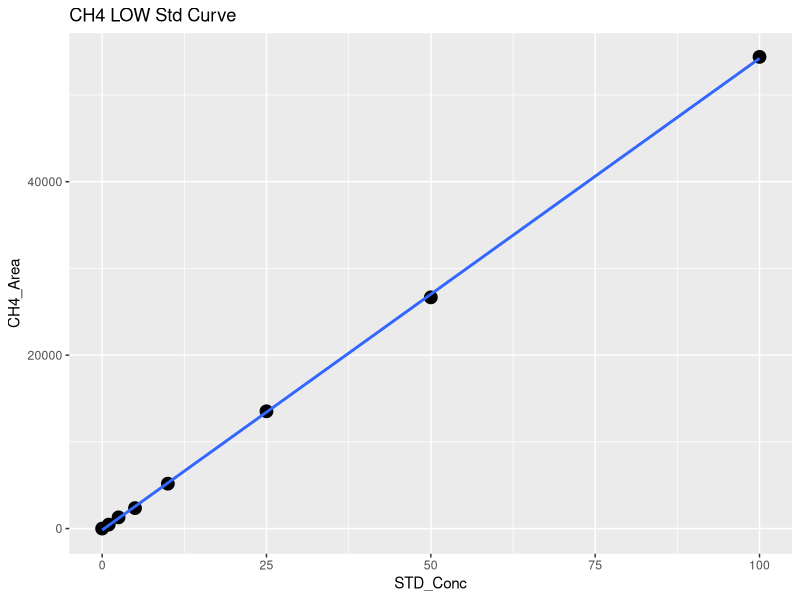
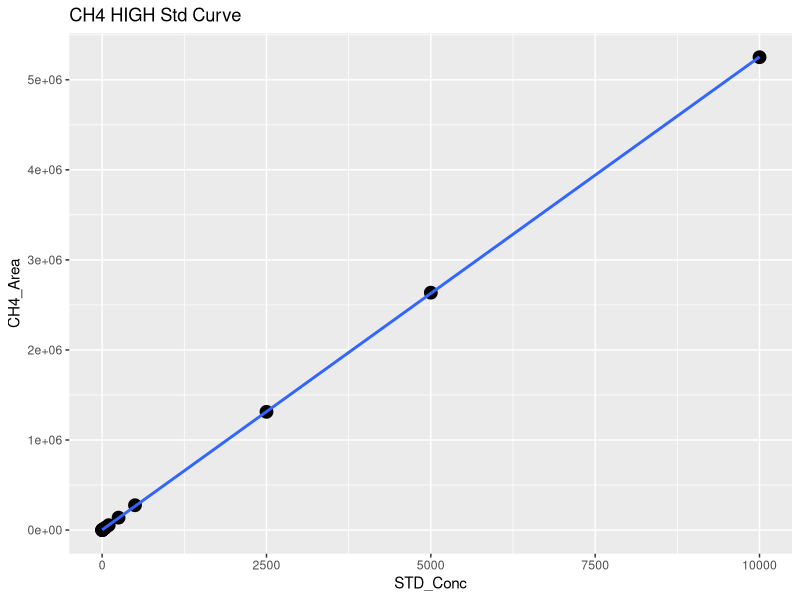
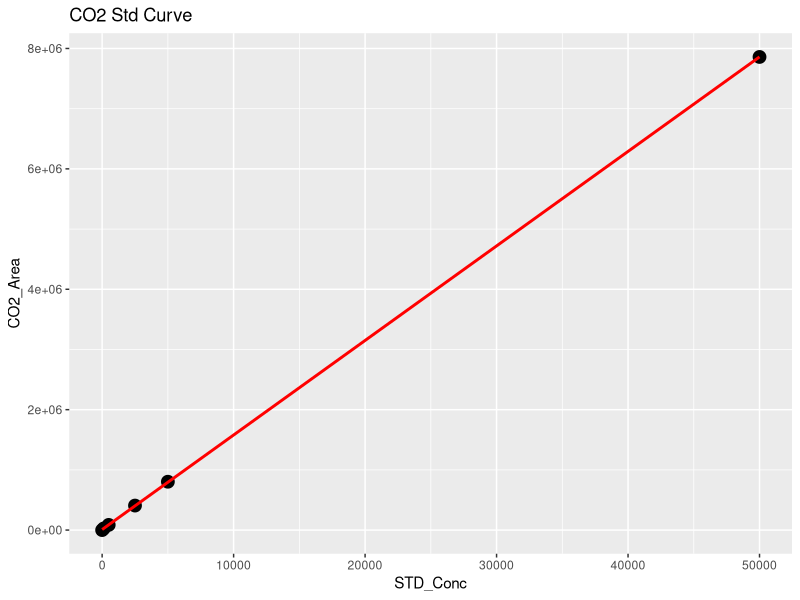
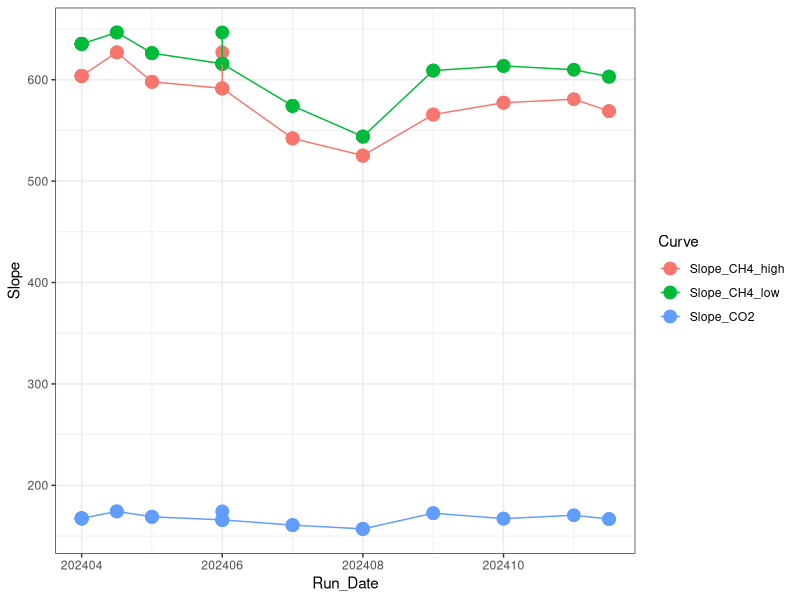

Here is the R script that generated these plots, in order: (Note: this script raises an error after producing the figures.)
## ---- chunk 1
library(dplyr)
library(ggplot2)
library(ggpubr)
library(stringr)
## ---- chunk 2

#Read in June Data 
raw <- read.csv("Raw Data/COMPASS_CBSYN_SGW_202408_entered.csv")
head(raw)

raw <- raw %>%
  rename(Sample_ID = Sample.ID)

#pull out methane standards
stds_ch4 <-  raw %>%  
  filter(str_detect(Sample_Type, "STD_CH4"))
#head(stds_ch4)

#split into high curve and low curve for CH4
stds_ch4_low <- stds_ch4  %>%  
  filter(!STD_Conc > 100)

#Low curve for CH4
CH4_Low <- ggplot(stds_ch4_low, aes(STD_Conc, CH4_Area)) + geom_point(size=4) + 
  geom_smooth(method = "lm", se = FALSE) + labs(title="CH4 LOW Std Curve")
CH4_Low

CH4_Low_lm <- lm(stds_ch4_low$CH4_Area ~ stds_ch4_low$STD_Conc)
summary(CH4_Low_lm)
cf <- coef(CH4_Low_lm)

#create data frame with 1 rows and 0 columns
Slope_CH4_low <- data.frame(matrix(ncol = 0, nrow = 1))
Slope_CH4_low$Curve <- "Slope_CH4_low"
Slope_CH4_low$R2 <- summary(CH4_Low_lm)$adj.r.squared
Slope_CH4_low$Slope <- cf[2]
Slope_CH4_low$Intercept <- cf[1]
#head(Slope_CH4_low)

#High curve for CH4
CH4_High <- ggplot(stds_ch4, aes(STD_Conc, CH4_Area)) + geom_point(size=4) + 
  geom_smooth(method = "lm", se = FALSE) + labs(title="CH4 HIGH Std Curve")
CH4_High

stds_ch4_lm <- lm(stds_ch4$CH4_Area ~ stds_ch4$STD_Conc)
summary(stds_ch4_lm)
cf <- coef(stds_ch4_lm)

#create data frame with 1 rows and 0 columns
Slope_CH4_high <- data.frame(matrix(ncol = 0, nrow = 1))
Slope_CH4_high$Curve <- "Slope_CH4_high"
Slope_CH4_high$R2 <- summary(stds_ch4_lm)$adj.r.squared
Slope_CH4_high$Slope <- cf[2]
Slope_CH4_high$Intercept <- cf[1]
#head(Slope_CH4_high)

#pull out co2 standards
stds_co2 <-  raw %>%  
  filter(str_detect(Sample_Type, "STD_CO2"))
#head(stds_co2)

#CO2 Curve
CO2_stds <- ggplot(stds_co2, aes(STD_Conc, CO2_Area)) + geom_point(size=4) + 
  geom_smooth(method = "lm", se = FALSE, color="red") + labs(title="CO2 Std Curve")
CO2_stds

stds_co2_lm <- lm(stds_co2$CO2_Area ~ stds_co2$STD_Conc)
summary(stds_co2_lm)
cf <- coef(stds_co2_lm)

#create data frame with 1 rows and 0 columns
Slope_CO2 <- data.frame(matrix(ncol = 0, nrow = 1))
Slope_CO2$Curve <- "Slope_CO2"
Slope_CO2$R2 <- summary(stds_co2_lm)$adj.r.squared
Slope_CO2$Slope <- cf[2]
Slope_CO2$Intercept <- cf[1]
#head(Slope_CO2)

#pull all the slopes together into one dataframe 
Slopes <- rbind(Slope_CH4_low, Slope_CH4_high, Slope_CO2)
#head(Slopes)

#needs changed each time #####
Slopes$Run_Date <- c(202408, 202408, 202408)

log <- read.csv("Raw Data/COMPASS_Varian_QAQC_2024.csv")
head(log)
log <- log[ ,-c(1)]
log <- rbind(log, Slopes)

Slopes_chk <- ggplot(log, aes(Run_Date, Slope, col=Curve)) + geom_point(size=4) + geom_line() + theme_bw()
Slopes_chk

write.csv(log, "Raw Data/COMPASS_Varian_QAQC_2024.csv")
## ---- chunk 3
#head(raw)

#pull out methane standards
Samples <-  raw %>%  
  filter(!str_detect(Sample_Type, "STD_CH4")) %>%  
  filter(!str_detect(Sample_Type, "STD_CO2")) %>%  
  filter(!str_detect(Sample_Type, "Blank")) %>%  
  filter(!str_detect(Sample_Type, "Chk_STD")) %>%  
   filter(!str_detect(Sample_Type, "CHKSTD")) %>%
  filter(!str_detect(Sample_Type, "NA"))
#head(Samples)

#Now flag any areas that are above the 100ppm area for CH4
Samples$CH4_Curve <- ifelse(Samples$CH4_Area >71000, "High", "Low")
#head(Samples)

#Calculate CH4 concentrations in ppm
Samples$CH4_Conc_ppm <- ifelse(Samples$CH4_Area >71000, (Samples$CH4_Area-Slope_CH4_high$Intercept)/Slope_CH4_high$Slope,                                       (Samples$CH4_Area-Slope_CH4_low$Intercept)/Slope_CH4_low$Slope )

#Calculate CO2 concentrations in ppm 
Samples$CO2_Conc_ppm <- ((Samples$CO2_Area-Slope_CO2$Intercept)/Slope_CO2$Slope) 

#head(Samples)

##########make flags for any dilutions needed 
#highest CH4 standard = 10000
#highest CO2 standard = 50000

Samples$CH4_Flag <- ifelse(Samples$CH4_Conc_ppm >10000, "Needs Dilution", "Within Range")
Samples$CO2_Flag <- ifelse(Samples$CO2_Conc_ppm >50000, "Needs Dilution", "Within Range")
#head(Samples)

## ---- chunk 4

chks <-  raw %>%  
  filter(!str_detect(Sample_Type, "STD_CH4")) %>%  
  filter(!str_detect(Sample_Type, "STD_CO2")) %>%  
  filter(!str_detect(Sample_Type, "Blank")) %>%  
  filter(!str_detect(Sample_Type, "Unknown")) %>%  
  filter(!str_detect(Sample_Type, "NA"))
#head(chks)

#Calculate CH4 concentrations in ppm
chks$CH4_Conc_ppm <- ifelse(chks$CH4_Area >71000, 
                      (chks$CH4_Area-Slope_CH4_high$Intercept)/Slope_CH4_high$Slope,                                       (chks$CH4_Area-Slope_CH4_low$Intercept)/Slope_CH4_low$Slope )

#Calculate CO2 concentrations in ppm 
chks$CO2_Conc_ppm <- ((chks$CO2_Area-Slope_CO2$Intercept)/Slope_CO2$Slope)



#change this if check standard concentrations are different 
level_ch4 <- 5      #ppm
level_co2 <- 1000   #ppm

#calculate percent difference of check standards 
chks$Ch4_diff <- ((chks$CH4_Conc_ppm - level_ch4)/((chks$CH4_Conc_ppm + level_ch4)/2)) * 100
chks$CH4_diff_flag <-  ifelse(chks$Ch4_diff <10, 'YES', 'NO, rerun')

chks$CO2_diff <- ((chks$CO2_Conc_ppm - level_co2)/((chks$CO2_Conc_ppm + level_co2)/2)) * 100
chks$CO2_diff_flag <-  ifelse(chks$CO2_diff <10, 'YES', 'NO, rerun')

#now plot the Ch4 concentrations and the CO2 concentrations vs. the expected concentration 
#then also make the color the percent difference between the expected and observed concentration 

ch4_chk <-  ggplot(data = chks, aes(x = Sample_ID, y = CH4_Conc_ppm, fill=CH4_diff_flag)) +
       geom_bar(stat = 'identity') + 
        scale_fill_manual(values=c( "darkgreen", "darkgrey"))+
        #scale_fill_gradient2(low='red', mid='white', high='blue', space='Lab') + 
        theme_classic() + labs(x= " ", y="CH4  (ppm)", title="Check Stds: CH4") + 
        theme(legend.position="bottom") +  geom_hline(yintercept=level_ch4, linetype="dashed", 
                color = "black", size=1)


co2_chk <-  ggplot(data = chks, aes(x = Sample_ID, y = CO2_Conc_ppm, fill=CO2_diff_flag)) +
       geom_bar(stat = 'identity') + 
        scale_fill_manual(values=c("darkgreen", "darkgrey"))+
        #scale_fill_gradient2(low='red', mid='white', high='blue', space='Lab') + 
        theme_classic() + labs(x= " ", y="CO2  (ppm)", title="Check Stds: CO2") + 
        theme(legend.position="bottom") +  geom_hline(yintercept=level_co2, linetype="dashed", 
                color = "black", size=1)

ggarrange(ch4_chk, co2_chk, nrow=1, ncol=2)


## ---- chunk 5

#multiply the concentration by the dilution factor
Samples$CH4_Conc_ppm_dilcorr <- (Samples$CH4_Conc_ppm * Samples$Dilution_Factor)

Samples$CO2_Conc_ppm_dilcorr <- (Samples$CO2_Conc_ppm * Samples$Dilution_Factor)

#check results
#head(Samples)

#quick first look at the samples 
ch4_samples <-  ggplot(data = Samples, aes(x = Sample_ID, y = CH4_Conc_ppm, fill=CH4_Flag)) +
       geom_bar(stat = 'identity') + 
        scale_fill_manual(values=c("red","darkgreen"))+
        #scale_fill_gradient2(low='red', mid='white', high='blue', space='Lab') + 
        theme_classic() + labs(x= " ", y="CH4 (ppm)", title="CH4: Green = Within Range") + 
        theme(legend.position="none") 


co2_samples <-  ggplot(data = Samples, aes(x = Sample_ID, y = CO2_Conc_ppm, fill=CO2_Flag)) +
       geom_bar(stat = 'identity') + 
        scale_fill_manual(values=c("red", "darkgreen"))+
        #scale_fill_gradient2(low='red', mid='white', high='blue', space='Lab') + 
        theme_classic() + labs(x= " ", y="CO2 (ppm)", title="CO2: Green = Within Range") + 
        theme(legend.position="none") 

ggarrange(ch4_samples, co2_samples, nrow=1, ncol=2)


## ---- chunk 6

# Convert ppm CH4 to total umol CH4 in the sample headspace
# use Ideal Gas Law:  
#   hdsp umol CH4 = ppm CH4*(PV/RT) 
#      P = 1 (pressure in atm)
#      R = 0.082 (gas constant)
#      V = 0.015 (gas syringe volume in L)
#      T = "TempC" column value in Kelvin (equilibration temperature)

#set the volume used for the sample
#volume = 0.02
#TempC <-  25 #I am assuming 25C not sure how we want to handle this

#Calculate CH4 concentrations in ppm
#Samples$CH4_Conc_umol <- ifelse(Samples$G_W == "W",
#                    ((Samples$CH4_Conc_ppm_dilcorr*((1*volume/1000)/(0.08206*(TempC+273.15))))/(volume/1000)),
#                    ((((Samples$CH4_Conc_ppm_dilcorr/1000))/16.04)*1000000  ))
#Samples$CO2_Conc_umol <- ifelse(Samples$G_W == "W",
#                    ((Samples$CO2_Conc_ppm_dilcorr*((1*volume/1000)/(0.08206*(TempC+273.15))))/(volume/1000)),
#                    ((((Samples$CO2_Conc_ppm_dilcorr/1000))/16.04)*1000000  ))

#do an if then statement (if it says water use this and if it says gas then use )
#Samples$hdsp_umol_CH4 <- (Samples$CH4_Conc_ppm_dilcorr*((1*volume/1000)/(0.08206*(TempC+273.15))))/(volume/1000)
#Samples$hdsp_umol_CO2 <- Samples$CO2_Conc_ppm_dilcorr*((1*volume/1000)/(0.08206*(TempC+273.15)))
# Convert headspace CH4 to dissolved umol/L Ch4 in sample
#Samples$pw_umol_CH4 <- Samples$hdsp_umol_CH4/(volume/1000)

#quick first look at the samples 
#ch4_samples1 <-  ggplot(data = Samples, aes(x = Sample_ID, y = CH4_Conc_umol, fill=G_W)) +
#       geom_bar(stat = 'identity') + 
 #       scale_fill_manual(values=c("darkgrey","darkblue"))+
        #scale_fill_gradient2(low='red', mid='white', high='blue', space='Lab') + 
 #       theme_classic() + labs(x= " ", y="CH4 (uM)", title="CH4: Blue = PW Sample") + 
 #       theme(legend.position="none") 


#co2_samples1 <-  ggplot(data = Samples, aes(x = Sample_ID, y = CO2_Conc_umol, fill=G_W)) +
 #      geom_bar(stat = 'identity') + 
#        scale_fill_manual(values=c("darkgrey","darkblue"))+
        #scale_fill_gradient2(low='red', mid='white', high='blue', space='Lab') + 
#        theme_classic() + labs(x= " ", y="CO2 (uM)", title="CO2: Blue = PW Sample") + 
#        theme(legend.position="none") 

#ggarrange(ch4_samples1, co2_samples1, nrow=1, ncol=2)

## ---- chunk 7

#pull out what we need 
Samples1 <- Samples[ ,c(1:3,6:9,18:21)]
#head(Samples1)

IDs <- data.frame(do.call('rbind', strsplit(as.character(Samples1$Sample_ID),'_',fixed=TRUE)))
colnames(IDs) <- c("Site" , "Zone", "Replicate", "Depth")
IDs$Depth1 <- ifelse(IDs$Depth == '10cm', '10', 
                 ifelse(IDs$Depth == '20cm', '20', 
                        ifelse(IDs$Depth == '45cm', '45', '0')))
head(IDs)

#rejoin them to the dataframe
alldat <- cbind(IDs, Samples1)
head(alldat)

write.csv(alldat, "Processed Data/COMPASS_CBSYN_SGW_202408_Processed.csv")
